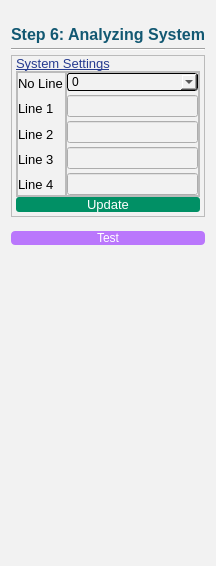
          <widget class="QWidget" name="analysis_Page">
           <property name="styleSheet">
            <string notr="true">background-color:#f2f2f2;
</string>
           </property>
           <layout class="QVBoxLayout" name="verticalLayout_33">
            <property name="spacing">
             <number>4</number>
            </property>
            <property name="topMargin">
             <number>25</number>
            </property>
            <property name="bottomMargin">
             <number>0</number>
            </property>
            <item>
             <widget class="QLabel" name="step6_Label">
              <property name="maximumSize">
               <size>
                <width>16777215</width>
                <height>20</height>
               </size>
              </property>
              <property name="font">
               <font>
                <family>Arial</family>
                <pointsize>12</pointsize>
                <weight>75</weight>
                <bold>true</bold>
               </font>
              </property>
              <property name="styleSheet">
               <string notr="true">color:#125872;</string>
              </property>
              <property name="text">
               <string>Step 6: Analyzing System</string>
              </property>
              <property name="alignment">
               <set>Qt::AlignCenter</set>
              </property>
             </widget>
            </item>
            <item>
             <widget class="Line" name="line_5">
              <property name="orientation">
               <enum>Qt::Horizontal</enum>
              </property>
             </widget>
            </item>
            <item>
             <widget class="QFrame" name="analysisSystem_Frame">
              <property name="sizePolicy">
               <sizepolicy hsizetype="Preferred" vsizetype="Fixed">
                <horstretch>0</horstretch>
                <verstretch>0</verstretch>
               </sizepolicy>
              </property>
              <property name="maximumSize">
               <size>
                <width>16777215</width>
                <height>185</height>
               </size>
              </property>
              <property name="frameShape">
               <enum>QFrame::StyledPanel</enum>
              </property>
              <property name="frameShadow">
               <enum>QFrame::Raised</enum>
              </property>
              <layout class="QVBoxLayout" name="verticalLayout_32">
               <property name="spacing">
                <number>0</number>
               </property>
               <property name="leftMargin">
                <number>4</number>
               </property>
               <property name="topMargin">
                <number>0</number>
               </property>
               <property name="rightMargin">
                <number>4</number>
               </property>
               <property name="bottomMargin">
                <number>4</number>
               </property>
               <item>
                <widget class="QLabel" name="systemSettings_Label_debug">
                 <property name="maximumSize">
                  <size>
                   <width>16777215</width>
                   <height>20</height>
                  </size>
                 </property>
                 <property name="font">
                  <font>
                   <family>Arial</family>
                   <pointsize>10</pointsize>
                   <weight>50</weight>
                   <bold>false</bold>
                   <underline>true</underline>
                  </font>
                 </property>
                 <property name="styleSheet">
                  <string notr="true">color:#263B90;</string>
                 </property>
                 <property name="text">
                  <string>System Settings</string>
                 </property>
                </widget>
               </item>
               <item>
                <widget class="QFrame" name="frame_29">
                 <property name="frameShape">
                  <enum>QFrame::StyledPanel</enum>
                 </property>
                 <property name="frameShadow">
                  <enum>QFrame::Raised</enum>
                 </property>
                 <layout class="QHBoxLayout" name="horizontalLayout_22">
                  <property name="spacing">
                   <number>0</number>
                  </property>
                  <property name="leftMargin">
                   <number>0</number>
                  </property>
                  <property name="topMargin">
                   <number>0</number>
                  </property>
                  <property name="rightMargin">
                   <number>0</number>
                  </property>
                  <property name="bottomMargin">
                   <number>0</number>
                  </property>
                  <item>
                   <widget class="QFrame" name="frame_24">
                    <property name="frameShape">
                     <enum>QFrame::StyledPanel</enum>
                    </property>
                    <property name="frameShadow">
                     <enum>QFrame::Raised</enum>
                    </property>
                    <layout class="QVBoxLayout" name="verticalLayout_30">
                     <property name="spacing">
                      <number>4</number>
                     </property>
                     <property name="leftMargin">
                      <number>0</number>
                     </property>
                     <property name="topMargin">
                      <number>0</number>
                     </property>
                     <property name="rightMargin">
                      <number>0</number>
                     </property>
                     <property name="bottomMargin">
                      <number>0</number>
                     </property>
                     <item>
                      <widget class="QLabel" name="no_ofLine_Label_debug">
                       <property name="maximumSize">
                        <size>
                         <width>51</width>
                         <height>16777215</height>
                        </size>
                       </property>
                       <property name="font">
                        <font>
                         <family>Arial</family>
                         <pointsize>10</pointsize>
                        </font>
                       </property>
                       <property name="text">
                        <string>No Line</string>
                       </property>
                      </widget>
                     </item>
                     <item>
                      <widget class="QLabel" name="line1_debug">
                       <property name="maximumSize">
                        <size>
                         <width>39</width>
                         <height>16777215</height>
                        </size>
                       </property>
                       <property name="font">
                        <font>
                         <family>Arial</family>
                         <pointsize>10</pointsize>
                        </font>
                       </property>
                       <property name="text">
                        <string>Line 1</string>
                       </property>
                      </widget>
                     </item>
                     <item>
                      <widget class="QLabel" name="line2_debug">
                       <property name="maximumSize">
                        <size>
                         <width>39</width>
                         <height>16777215</height>
                        </size>
                       </property>
                       <property name="font">
                        <font>
                         <family>Arial</family>
                         <pointsize>10</pointsize>
                        </font>
                       </property>
                       <property name="text">
                        <string>Line 2</string>
                       </property>
                      </widget>
                     </item>
                     <item>
                      <widget class="QLabel" name="line3_debug">
                       <property name="maximumSize">
                        <size>
                         <width>39</width>
                         <height>16777215</height>
                        </size>
                       </property>
                       <property name="font">
                        <font>
                         <family>Arial</family>
                         <pointsize>10</pointsize>
                        </font>
                       </property>
                       <property name="text">
                        <string>Line 3</string>
                       </property>
                      </widget>
                     </item>
                     <item>
                      <widget class="QLabel" name="line4_debug">
                       <property name="maximumSize">
                        <size>
                         <width>39</width>
                         <height>16777215</height>
                        </size>
                       </property>
                       <property name="font">
                        <font>
                         <family>Arial</family>
                         <pointsize>10</pointsize>
                        </font>
                       </property>
                       <property name="text">
                        <string>Line 4</string>
                       </property>
                      </widget>
                     </item>
                    </layout>
                   </widget>
                  </item>
                  <item>
                   <widget class="QFrame" name="frame_25">
                    <property name="maximumSize">
                     <size>
                      <width>133</width>
                      <height>16777215</height>
                     </size>
                    </property>
                    <property name="frameShape">
                     <enum>QFrame::StyledPanel</enum>
                    </property>
                    <property name="frameShadow">
                     <enum>QFrame::Raised</enum>
                    </property>
                    <layout class="QVBoxLayout" name="verticalLayout_31">
                     <property name="spacing">
                      <number>4</number>
                     </property>
                     <property name="leftMargin">
                      <number>0</number>
                     </property>
                     <property name="topMargin">
                      <number>0</number>
                     </property>
                     <property name="rightMargin">
                      <number>0</number>
                     </property>
                     <property name="bottomMargin">
                      <number>0</number>
                     </property>
                     <item>
                      <widget class="QComboBox" name="no_ofLine_comboBox_debug">
                       <property name="font">
                        <font>
                         <family>Arial</family>
                        </font>
                       </property>
                       <property name="styleSheet">
                        <string notr="true">border:1px solid black;
border-radius: 3px;</string>
                       </property>
                       <property name="frame">
                        <bool>true</bool>
                       </property>
                       <item>
                        <property name="text">
                         <string>0</string>
                        </property>
                       </item>
                       <item>
                        <property name="text">
                         <string>1</string>
                        </property>
                       </item>
                       <item>
                        <property name="text">
                         <string>2</string>
                        </property>
                       </item>
                       <item>
                        <property name="text">
                         <string>3</string>
                        </property>
                       </item>
                       <item>
                        <property name="text">
                         <string>4</string>
                        </property>
                       </item>
                      </widget>
                     </item>
                     <item>
                      <widget class="QLineEdit" name="line1Box_debug">
                       <property name="sizePolicy">
                        <sizepolicy hsizetype="Fixed" vsizetype="Fixed">
                         <horstretch>0</horstretch>
                         <verstretch>0</verstretch>
                        </sizepolicy>
                       </property>
                       <property name="maximumSize">
                        <size>
                         <width>133</width>
                         <height>16777215</height>
                        </size>
                       </property>
                       <property name="font">
                        <font>
                         <weight>75</weight>
                         <bold>true</bold>
                        </font>
                       </property>
                       <property name="alignment">
                        <set>Qt::AlignCenter</set>
                       </property>
                      </widget>
                     </item>
                     <item>
                      <widget class="QLineEdit" name="line2Box_debug">
                       <property name="font">
                        <font>
                         <weight>75</weight>
                         <bold>true</bold>
                        </font>
                       </property>
                       <property name="alignment">
                        <set>Qt::AlignCenter</set>
                       </property>
                      </widget>
                     </item>
                     <item>
                      <widget class="QLineEdit" name="line3Box_debug">
                       <property name="font">
                        <font>
                         <weight>75</weight>
                         <bold>true</bold>
                        </font>
                       </property>
                       <property name="alignment">
                        <set>Qt::AlignCenter</set>
                       </property>
                      </widget>
                     </item>
                     <item>
                      <widget class="QLineEdit" name="line4Box_debug">
                       <property name="font">
                        <font>
                         <weight>75</weight>
                         <bold>true</bold>
                        </font>
                       </property>
                       <property name="alignment">
                        <set>Qt::AlignCenter</set>
                       </property>
                      </widget>
                     </item>
                    </layout>
                   </widget>
                  </item>
                 </layout>
                </widget>
               </item>
               <item>
                <widget class="QPushButton" name="systemSetting_update_Button_debug">
                 <property name="minimumSize">
                  <size>
                   <width>0</width>
                   <height>0</height>
                  </size>
                 </property>
                 <property name="maximumSize">
                  <size>
                   <width>16777215</width>
                   <height>30</height>
                  </size>
                 </property>
                 <property name="font">
                  <font>
                   <family>Arial</family>
                   <pointsize>10</pointsize>
                   <weight>50</weight>
                   <bold>false</bold>
                  </font>
                 </property>
                 <property name="styleSheet">
                  <string notr="true">QPushButton{
	background-color: #019065;
	color:white;
	border:none;
	border-radius:3px;
}
QPushButton:pressed{
	background-color:#019065;
	border-left:2px solid rgb(100,180,180);
	border-top:2px solid rgb(100,180,180);
}</string>
                 </property>
                 <property name="text">
                  <string>Update</string>
                 </property>
                </widget>
               </item>
              </layout>
             </widget>
            </item>
            <item>
             <spacer name="verticalSpacer_8">
              <property name="orientation">
               <enum>Qt::Vertical</enum>
              </property>
              <property name="sizeType">
               <enum>QSizePolicy::Fixed</enum>
              </property>
              <property name="sizeHint" stdset="0">
               <size>
                <width>20</width>
                <height>10</height>
               </size>
              </property>
             </spacer>
            </item>
            <item>
             <widget class="QPushButton" name="analysisTest_Button">
              <property name="maximumSize">
               <size>
                <width>16777215</width>
                <height>30</height>
               </size>
              </property>
              <property name="styleSheet">
               <string notr="true">QPushButton{
	color:white;
	background-color:#BA77FC;
	border-radius:4px;
}</string>
              </property>
              <property name="text">
               <string>Test</string>
              </property>
             </widget>
            </item>
            <item>
             <spacer name="verticalSpacer_7">
              <property name="orientation">
               <enum>Qt::Vertical</enum>
              </property>
              <property name="sizeType">
               <enum>QSizePolicy::Fixed</enum>
              </property>
              <property name="sizeHint" stdset="0">
               <size>
                <width>20</width>
                <height>321</height>
               </size>
              </property>
             </spacer>
            </item>
           </layout>
          </widget>
